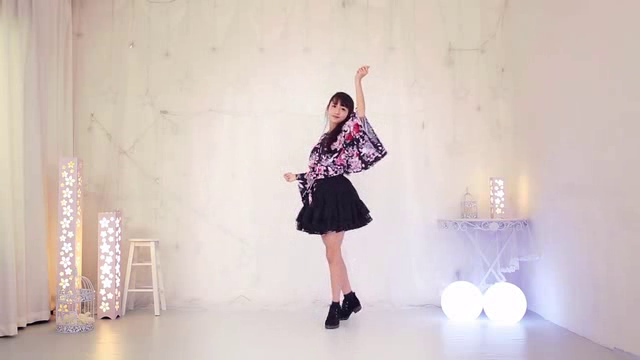
#> input picture frame 10 of assets/dancing.mp4, 640 x 360 px
$ python tutorial17.py   (older library calls are emulated)
#> lines starting #> are read from the running program, lines starting #| are printed output that depends on the picture; after the words box and inside, x2 and y2 are one past the last pixel; in counts of white or black regions, pixels touching at a corner belong together
# mean-shift目标检测，运动目标检测， 失败版本！！！！ 以后会逐渐完善，最终达到目的
import cv2 as cv
import numpy as np


def get_roi_hist(full_frame, x, y, w, h):
    # 确定头部的roi
    roi = full_frame[y:y + h, x:x + w]
    # 头部roi转hsv
    hsv_roi = cv.cvtColor(roi, cv.COLOR_BGR2HSV)
    # 创建头部的mask
    mask = cv.inRange(hsv_roi, np.array([0, 32, 48]), np.array([180, 255, 255]))  # 这个inRange区域待调整
    # 计算头部的直方图
    roi_hist = cv.calcHist([hsv_roi], [0], mask, [180], [0, 180])
    # 归一化头部直方图
    roi_hist = cv.normalize(roi_hist, roi_hist, 0, 255, cv.NORM_MINMAX)
    return roi_hist


def draw_tracking(roi_hist, x, y, w, h):
    mask = cv.calcBackProject([hsv], [0], roi_hist, [0, 180], 1)
    _, track_window = cv.meanShift(mask, (x, y, w, h), term_criteria)
    x, y, w, h = track_window
    cv.rectangle(frame, (x, y), (x + w, y + h), green, 1)
    # [5 lines of commented-out code are left out]
    pass


def nothing():
    pass


video = cv.VideoCapture("./assets/dancing.mp4")

# [7 lines of commented-out code are left out]

term_criteria = (cv.TERM_CRITERIA_EPS | cv.TERM_CRITERIA_COUNT, 10, 1)

green = (0, 255, 0)

# 获取第一帧
_, first_frame = video.read()
#> first_frame is the input picture: shape (360, 640, 3); mean B, G, R 194.9, 199, 213.1

# 显示第一帧图像
cv.imshow("first_frame", first_frame)
# 获取头部的区域
x_head, y_head, w_head, h_head = (302, 80, 36, 39)
roi_hist_head = get_roi_hist(first_frame, x_head, y_head, w_head, h_head)
#> in get_roi_hist, `hsv_roi = cv.cvtColor(roi, cv.COLOR_BGR2HSV)`: hsv_roi: shape (39, 36, 3); mean H, S, V 19.7, 26.9, 227.9
#> in get_roi_hist, `mask = cv.inRange(hsv_roi, np.array([0, 32, 48]), np.array([180, 255, ..`:
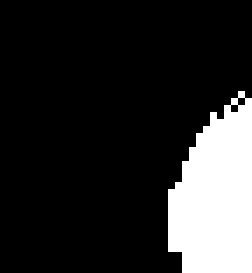
#> mask: shape (39, 36) (shown 7 times larger); 16.9% white; 1 white region, box (x1, y1, x2, y2) and area: (24, 13, 36, 39) 237
#> in get_roi_hist, `roi_hist = cv.calcHist([hsv_roi], [0], mask, [180], [0, 180])`: roi_hist = 180 values, max 35 at index 3, min 0 at index 7, mean 1.32
#> in get_roi_hist, `roi_hist = cv.normalize(roi_hist, roi_hist, 0, 255, cv.NORM_MINMAX)`: roi_hist = 180 values, max 255 at index 3, min 0 at index 7, mean 9.59
#> roi_hist_head has the same summary as roi_hist in get_roi_hist

# 获取上半身的区域
x_upper_body, y_upper_body, w_upper_body, h_upper_body = (295, 122, 54, 58)
roi_hist_upper_body = get_roi_hist(first_frame, x_upper_body, y_upper_body, w_upper_body, h_upper_body)
#> in get_roi_hist (call 2), `hsv_roi = cv.cvtColor(roi, cv.COLOR_BGR2HSV)`: hsv_roi: shape (58, 54, 3); mean H, S, V 109.6, 64.7, 165.4
#> in get_roi_hist (call 2), `mask = cv.inRange(hsv_roi, np.array([0, 32, 48]), np.array([180, 255, ..`: mask: shape (58, 54); 53.4% white; 51 black regions (47 under 20 px), largest, box (x1, y1, x2, y2) and area: (0, 0, 34, 55) 1107, (23, 52, 54, 58) 109, (34, 0, 50, 21) 96, (31, 22, 42, 41) 66
#> roi_hist_upper_body = 180 values, max 255 at index 162, min 0 at index 0, mean 20.06

# 获取下半身的区域
x_lower_body, y_lower_body, w_lower_body, h_lower_body = (270, 182, 87, 52)
roi_hist_lower_body = get_roi_hist(first_frame, x_lower_body, y_lower_body, w_lower_body, h_lower_body)
#> in get_roi_hist (call 3), `hsv_roi = cv.cvtColor(roi, cv.COLOR_BGR2HSV)`: hsv_roi: shape (52, 87, 3); mean H, S, V 99.6, 65.8, 118.2
#> in get_roi_hist (call 3), `mask = cv.inRange(hsv_roi, np.array([0, 32, 48]), np.array([180, 255, ..`: mask: shape (52, 87); 11.5% white in thin lines or dots, all inside (x1, y1, x2, y2) = (27, 0, 87, 52)
#> roi_hist_lower_body = 180 values, max 255 at index 129, min 0 at index 0, mean 6.96

# 获取左腿的区域
x_left_leg, y_left_leg, w_left_leg, h_left_leg = (306, 236, 19, 73)
roi_hist_left_leg = get_roi_hist(first_frame, x_left_leg, y_left_leg, w_left_leg, h_left_leg)
#> roi_hist_left_leg = 180 values, max 255 at index 179, min 0 at index 0, mean 3.19

# 获取左腿鞋子的区域
x_left_shoes, y_left_shoes, w_left_shoes, h_left_shoes = (299, 308, 20, 28)
roi_hist_left_shoes = get_roi_hist(first_frame, x_left_shoes, y_left_shoes, w_left_shoes, h_left_shoes)
#> in get_roi_hist (call 5), `hsv_roi = cv.cvtColor(roi, cv.COLOR_BGR2HSV)`: hsv_roi: shape (28, 20, 3); mean H, S, V 96.5, 11.9, 220.3
#> in get_roi_hist (call 5), `mask = cv.inRange(hsv_roi, np.array([0, 32, 48]), np.array([180, 255, ..`: mask: shape (28, 20); every value is 0
#> roi_hist_left_shoes = 180 values from 0 to 0

# 获取右腿的区域
x_right_leg, y_right_leg, w_right_leg, h_right_leg = (320, 240, 11, 64)
roi_hist_right_leg = get_roi_hist(first_frame, x_right_leg, y_right_leg, w_right_leg, h_right_leg)
#> roi_hist_right_leg = 180 values, max 255 at index 3, min 0 at index 6, mean 4.17

# 获取右腿鞋子的区域
x_right_shoes, y_right_shoes, w_right_shoes, h_right_shoes = (320, 299, 20, 30)
roi_hist_right_shoes = get_roi_hist(first_frame, x_right_shoes, y_right_shoes, w_right_shoes, h_right_shoes)
#> in get_roi_hist (call 7), `hsv_roi = cv.cvtColor(roi, cv.COLOR_BGR2HSV)`: hsv_roi: shape (30, 20, 3); mean H, S, V 140.9, 55.3, 125.7
#> in get_roi_hist (call 7), `mask = cv.inRange(hsv_roi, np.array([0, 32, 48]), np.array([180, 255, ..`: mask: shape (30, 20); 19.5% white; 9 white regions (7 under 20 px), largest, box (x1, y1, x2, y2) and area: (10, 0, 20, 11) 43, (5, 23, 19, 30) 36
#> roi_hist_right_shoes = 180 values, max 255 at index 145, min 0 at index 0, mean 6.91

# 获取左手的区域
x_left_hand, y_left_hand, w_left_hand, h_left_hand = (230, 144, 29, 18)
roi_hist_left_hand = get_roi_hist(first_frame, x_left_hand, y_left_hand, w_left_hand, h_left_hand)
#> roi_hist_left_hand = 180 values from 0 to 0

# 获取左手袖子的区域
x_left_sleeve, y_left_sleeve, w_left_sleeve, h_left_sleeve = (258, 148, 43, 40)
roi_hist_left_sleeve = get_roi_hist(first_frame, x_left_sleeve, y_left_sleeve, w_left_sleeve, h_left_sleeve)
#> in get_roi_hist (call 9), `hsv_roi = cv.cvtColor(roi, cv.COLOR_BGR2HSV)`: hsv_roi: shape (40, 43, 3); mean H, S, V 17.3, 18.5, 236.6
#> in get_roi_hist (call 9), `mask = cv.inRange(hsv_roi, np.array([0, 32, 48]), np.array([180, 255, ..`: mask: shape (40, 43); 7.7% white; 3 white regions (2 under 20 px), largest, box (x1, y1, x2, y2) and area: (26, 24, 43, 34) 125
#> roi_hist_left_sleeve = 180 values, max 255 at index 2, min 0 at index 7, mean 7.85

# 获取右手的区域
x_right_hand, y_right_hand, w_right_hand, h_right_hand = (380, 68, 16, 29)
roi_hist_right_hand = get_roi_hist(first_frame, x_right_hand, y_right_hand, w_right_hand, h_right_hand)
#> roi_hist_right_hand = 180 values from 0 to 0

# 获取右手袖子的区域
x_right_sleeve, y_right_sleeve, w_right_sleeve, h_right_sleeve = (353, 100, 37, 53)
roi_hist_right_sleeve = get_roi_hist(first_frame, x_right_sleeve, y_right_sleeve, w_right_sleeve, h_right_sleeve)
#> in get_roi_hist (call 11), `hsv_roi = cv.cvtColor(roi, cv.COLOR_BGR2HSV)`: hsv_roi: shape (53, 37, 3); mean H, S, V 84.8, 47.2, 196.3
#> in get_roi_hist (call 11), `mask = cv.inRange(hsv_roi, np.array([0, 32, 48]), np.array([180, 255, ..`:
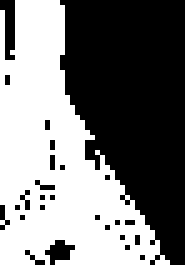
#> mask: shape (53, 37) (shown 5 times larger); 48.4% white; 1 white region, box (x1, y1, x2, y2) and area: (0, 0, 34, 53) 950
#> in get_roi_hist (call 11), `roi_hist = cv.calcHist([hsv_roi], [0], mask, [180], [0, 180])`: roi_hist = 180 values, max 74 at index 142, min 0 at index 5, mean 5.28
#> in get_roi_hist (call 11), `roi_hist = cv.normalize(roi_hist, roi_hist, 0, 255, cv.NORM_MINMAX)`: roi_hist = 180 values, max 255 at index 142, min 0 at index 5, mean 18.19
#> roi_hist_right_sleeve has the same summary as roi_hist in get_roi_hist

_, frame1 = video.read()
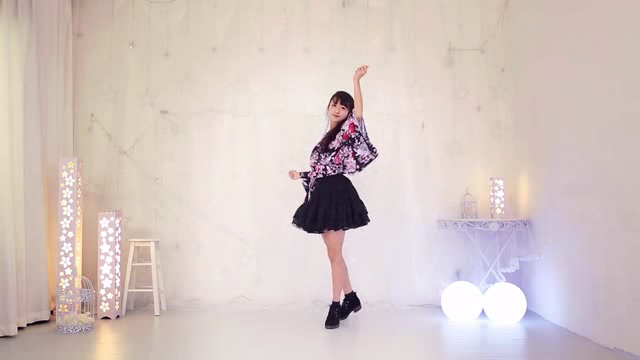
#> input picture frame 11 of assets/dancing.mp4, 640 x 360 px
#> frame1 is the input picture: shape (360, 640, 3); mean B, G, R 195.1, 199.3, 213.3
_, frame2 = video.read()
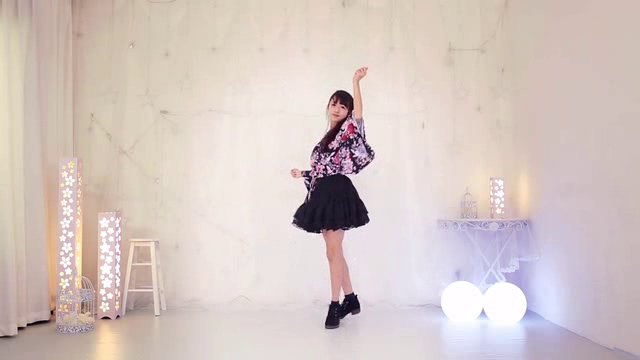
#> input picture frame 12 of assets/dancing.mp4, 640 x 360 px
#> frame2 is the input picture: shape (360, 640, 3); mean B, G, R 195.3, 199.5, 213.5

while True:
    # 获取视频每一帧
    _, frame = video.read()
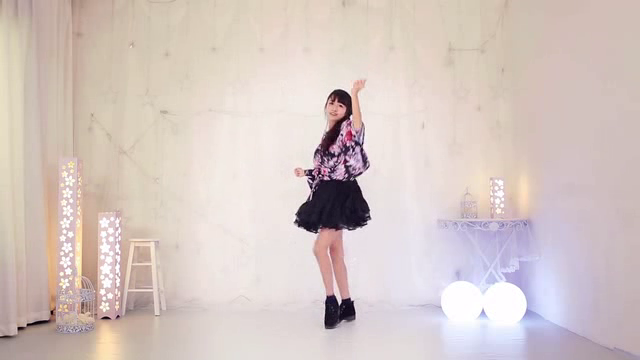
#> input picture frame 13 of assets/dancing.mp4, 640 x 360 px
#> frame is the input picture: shape (360, 640, 3); mean B, G, R 195.2, 199.4, 213.5

    if frame is None:
        break

    d = cv.absdiff(frame1, frame2)

    cv.imshow("d", d)

    gray = cv.cvtColor(d, cv.COLOR_BGR2GRAY)

    blur = cv.GaussianBlur(gray, (7, 7), 0)

    _, th = cv.threshold(blur, 20, 255, cv.THRESH_BINARY)
#> th: shape (360, 640); 1.6% white; 22 white regions (9 under 20 px), largest, box (x1, y1, x2, y2) and area: (328, 100, 379, 183) 2035, (288, 165, 323, 202) 538, (340, 290, 363, 322) 269

    dilated = cv.dilate(th, np.ones((3, 3), np.uint8), iterations=3)
#> dilated: shape (360, 640); 3.4% white; 10 white regions, largest, box (x1, y1, x2, y2) and area: (324, 86, 382, 186) 3489, (285, 146, 326, 205) 1210, (323, 286, 366, 325) 1137

    eroded = cv.erode(dilated, np.ones((3, 3), np.uint8), iterations=1)
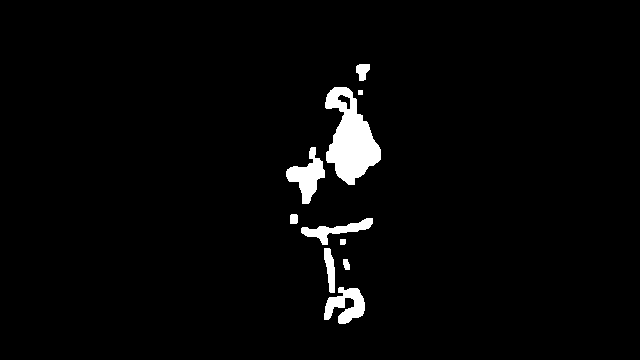
#> eroded: shape (360, 640); 2.8% white; 10 white regions

    img, c, h = cv.findContours(eroded, cv.RETR_TREE, cv.CHAIN_APPROX_SIMPLE)
#> c = 11 contours, 1 with area under 20; largest, box (x1, y1, x2, y2) and area: (325, 87, 381, 185) 3043, (286, 147, 325, 204) 919, (324, 287, 365, 324) 788, (301, 218, 373, 245) 584, (324, 248, 335, 293) 280; h = [[1, -1, -1, -1], [2, 0, -1, -1], [3, 1, -1, -1], [4, 2, -1, -1], [5, 3, -1, -1], [6, 4, -1, -1], [7, 5, -1, -1], [8, 6, -1, -1], [10, 7, 9, -1], [-1, -1, -1, 8], [-1, 8, -1, -1]]

    font = cv.FONT_HERSHEY_SIMPLEX

    # [5 lines of commented-out code are left out]
    cv.drawContours(frame1, c, -1, green, 2)
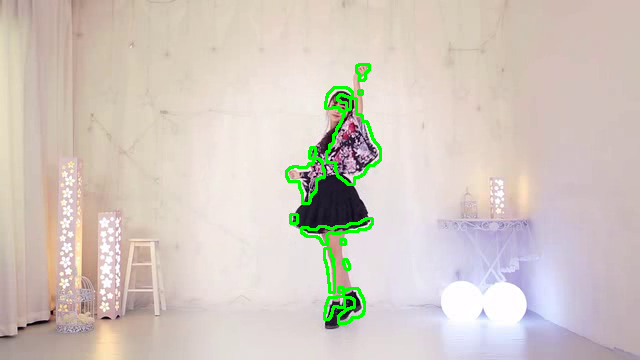
#> frame1: shape (360, 640, 3); 1.58% of pixels changed, all inside (x1, y1, x2, y2) = (285, 63, 382, 325)

    cv.imshow("inter", frame1)

    # [57 lines of commented-out code are left out]
    key = cv.waitKey(60) & 0xFF
#> (key Esc is pressed here)
    if key == 27:
        break

    frame1 = frame2
    _, frame2 = video.read()
    if frame2 is None:
        break

# 释放资源
video.release()
# 销毁窗体
cv.destroyAllWindows()

$ run again, starting later in the video
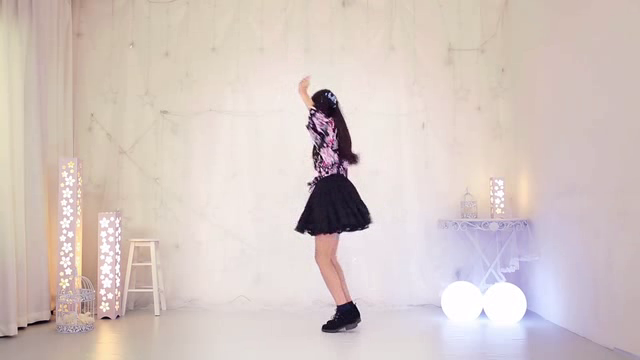
#> input picture frame 45 of assets/dancing.mp4, 640 x 360 px
#> first_frame is the input picture: shape (360, 640, 3); mean B, G, R 195.2, 199.5, 213.2
#> hsv_roi: shape (39, 36, 3); mean H, S, V 83.7, 64.5, 152.4
#> in get_roi_hist, `mask = cv.inRange(hsv_roi, np.array([0, 32, 48]), np.array([180, 255, ..`:
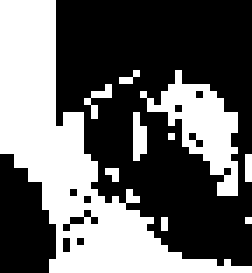
#> mask: shape (39, 36) (shown 7 times larger); 40% white; 10 white regions (8 under 20 px), largest, box (x1, y1, x2, y2) and area: (0, 0, 36, 39) 429, (20, 10, 34, 28) 101
#> in get_roi_hist, `roi_hist = cv.calcHist([hsv_roi], [0], mask, [180], [0, 180])`: roi_hist = 180 values, max 60 at index 8, min 0 at index 1, mean 3.12
#> in get_roi_hist, `roi_hist = cv.normalize(roi_hist, roi_hist, 0, 255, cv.NORM_MINMAX)`: roi_hist = 180 values, max 255 at index 8, min 0 at index 1, mean 13.27
#> roi_hist_head has the same summary as roi_hist in get_roi_hist
#> roi: shape (58, 54, 3)
#> hsv_roi: shape (58, 54, 3); mean H, S, V 113.5, 61.4, 158
#> mask: shape (58, 54); 53.6% white; 43 black regions (38 under 20 px), largest, box (x1, y1, x2, y2) and area: (0, 0, 23, 58) 1069, (25, 46, 54, 58) 124, (38, 14, 54, 38) 117, (17, 6, 30, 20) 33, (49, 0, 54, 9) 26
#> roi_hist_upper_body = 180 values, max 255 at index 153, min 0 at index 1, mean 18.87
#> roi: shape (52, 87, 3)
#> hsv_roi: shape (52, 87, 3); mean H, S, V 91, 61.3, 123.3
#> mask: shape (52, 87); 8.6% white in thin lines or dots, all inside (x1, y1, x2, y2) = (26, 0, 87, 52)
#> roi_hist_lower_body = 180 values, max 255 at index 129, min 0 at index 0, mean 4.19
#> roi_hist_left_leg = 180 values, max 255 at index 6, min 0 at index 10, mean 9.59
#> roi: shape (28, 20, 3)
#> hsv_roi: shape (28, 20, 3); mean H, S, V 75.7, 12.4, 222.1
#> mask: shape (28, 20); every value is 0
#> roi_hist_left_shoes = 180 values from 0 to 0
#> roi_hist_right_leg = 180 values, max 255 at index 6, min 0 at index 0, mean 4.89
#> roi: shape (30, 20, 3)
#> hsv_roi: shape (30, 20, 3); mean H, S, V 146.7, 44.8, 157
#> mask: shape (30, 20); 13.2% white; 8 white regions (7 under 20 px), largest, box (x1, y1, x2, y2) and area: (14, 0, 20, 19) 66
#> roi_hist_right_shoes = 180 values, max 255 at index 3, min 0 at index 0, mean 9.33
#> roi_hist_left_hand = 180 values from 0 to 0
#> roi: shape (40, 43, 3)
#> hsv_roi: shape (40, 43, 3); mean H, S, V 10.5, 14.8, 241
#> mask: shape (40, 43); every value is 0
#> roi: shape (53, 37, 3)
#> hsv_roi: shape (53, 37, 3); mean H, S, V 13.5, 14.5, 241.6
#> mask: shape (53, 37); every value is 0
#> th: shape (360, 640); 3.3% white; 1 white region, box (x1, y1, x2, y2) and area: (290, 77, 372, 335) 7524
#> dilated: shape (360, 640); 5% white; 1 white region, box (x1, y1, x2, y2) and area: (287, 74, 375, 338) 11618
#> eroded: shape (360, 640); 4.5% white; 1 white region
#> c = 4 contours; box (x1, y1, x2, y2) and area: (288, 75, 374, 337) 11736, (304, 176, 361, 222) 1606, (337, 301, 350, 317) 122, (326, 99, 335, 111) 63; h = [[-1, -1, 1, -1], [2, -1, -1, 0], [3, 1, -1, 0], [-1, 2, -1, 0]]
#> `cv.drawContours(frame1, c, -1, green, 2)`:
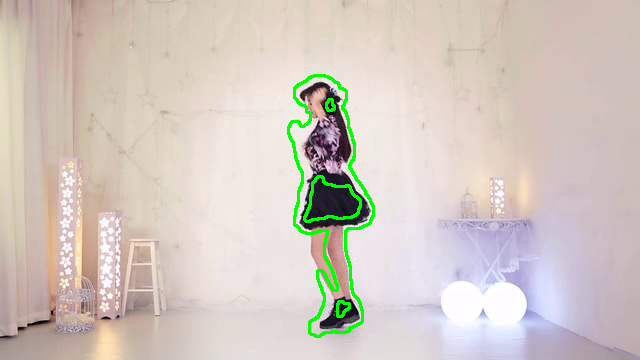
#> frame1: shape (360, 640, 3); mean B, G, R 192.8, 200.9, 210.8

$ run again, starting later in the video
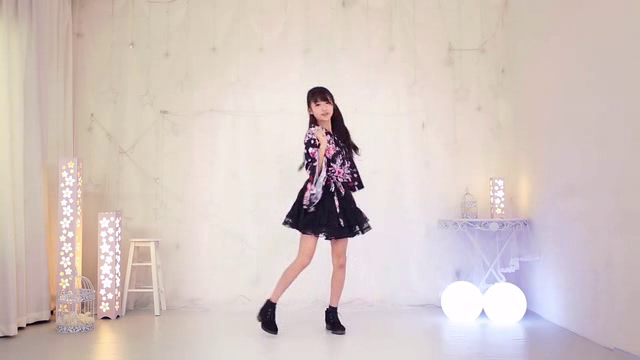
#> input picture frame 80 of assets/dancing.mp4, 640 x 360 px
#> first_frame is the input picture: shape (360, 640, 3); mean B, G, R 194.6, 198.8, 212.9
#> hsv_roi: shape (39, 36, 3); mean H, S, V 65.7, 61.8, 171.3
#> in get_roi_hist, `mask = cv.inRange(hsv_roi, np.array([0, 32, 48]), np.array([180, 255, ..`:
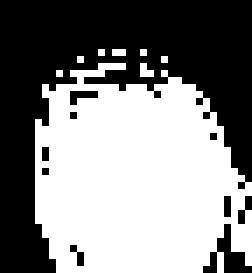
#> mask: shape (39, 36) (shown 7 times larger); 51.9% white; 10 black regions (8 under 20 px), largest, box (x1, y1, x2, y2) and area: (0, 0, 36, 39) 635, (29, 32, 36, 39) 20
#> in get_roi_hist, `roi_hist = cv.calcHist([hsv_roi], [0], mask, [180], [0, 180])`: roi_hist = 180 values, max 101 at index 3, min 0 at index 9, mean 4.05
#> in get_roi_hist, `roi_hist = cv.normalize(roi_hist, roi_hist, 0, 255, cv.NORM_MINMAX)`: roi_hist = 180 values, max 255 at index 3, min 0 at index 9, mean 10.23
#> roi_hist_head has the same summary as roi_hist in get_roi_hist
#> roi: shape (58, 54, 3)
#> hsv_roi: shape (58, 54, 3); mean H, S, V 115.7, 71.5, 152.5
#> mask: shape (58, 54); 61.6% white; 46 black regions (42 under 20 px), largest, box (x1, y1, x2, y2) and area: (0, 0, 18, 58) 674, (36, 0, 54, 31) 340, (25, 48, 31, 58) 41, (32, 34, 39, 46) 38
#> roi_hist_upper_body = 180 values, max 255 at index 155, min 0 at index 12, mean 29.09
#> roi: shape (52, 87, 3)
#> hsv_roi: shape (52, 87, 3); mean H, S, V 110.7, 71.9, 114
#> mask: shape (52, 87); 21% white; 40 white regions (34 under 20 px), largest, box (x1, y1, x2, y2) and area: (32, 0, 55, 30) 393, (57, 0, 87, 32) 265, (14, 26, 24, 46) 59, (46, 45, 64, 52) 57, (30, 48, 45, 52) 42, (69, 33, 74, 45) 28
#> roi_hist_lower_body = 180 values, max 255 at index 138, min 0 at index 1, mean 18.19
#> roi_hist_left_leg = 180 values, max 255 at index 1, min 0 at index 0, mean 7.68
#> roi: shape (28, 20, 3)
#> hsv_roi: shape (28, 20, 3); mean H, S, V 174.1, 11.8, 220
#> mask: shape (28, 20); every value is 0
#> roi_hist_left_shoes = 180 values from 0 to 0
#> roi_hist_right_leg = 180 values, max 255 at index 177, min 0 at index 0, mean 3.44
#> roi: shape (30, 20, 3)
#> hsv_roi: shape (30, 20, 3); mean H, S, V 139.4, 59.2, 132.6
#> mask: shape (30, 20); 25% white; 10 white regions (8 under 20 px), largest, box (x1, y1, x2, y2) and area: (7, 0, 20, 13) 98, (6, 25, 11, 30) 20
#> roi_hist_right_shoes = 180 values, max 255 at index 1, min 0 at index 0, mean 9.66
#> roi_hist_left_hand = 180 values from 0 to 0
#> roi: shape (40, 43, 3)
#> hsv_roi: shape (40, 43, 3); mean H, S, V 15.1, 14.4, 237.8
#> mask: shape (40, 43); 0.06% white in thin lines or dots, all inside (x1, y1, x2, y2) = (42, 20, 43, 21)
#> roi_hist_left_sleeve = 180 values, max 255 at index 6, min 0 at index 0, mean 1.42
#> roi_hist_right_hand = 180 values from 0 to 0
#> roi: shape (53, 37, 3)
#> hsv_roi: shape (53, 37, 3); mean H, S, V 15.6, 15, 237.6
#> mask: shape (53, 37); 1.1% white in thin lines or dots, all inside (x1, y1, x2, y2) = (0, 43, 5, 53)
#> roi_hist_right_sleeve = 180 values, max 255 at index 165, min 0 at index 1, mean 4.25
#> th: shape (360, 640); 4.5% white; 2 white regions, box (x1, y1, x2, y2) and area: (241, 86, 374, 340) 9842, (311, 301, 342, 335) 448
#> dilated: shape (360, 640); 7% white; 2 white regions, box (x1, y1, x2, y2) and area: (238, 83, 377, 343) 15066, (308, 298, 345, 338) 1071
#> eroded: shape (360, 640); 6.3% white; 2 white regions
#> c = 9 contours; largest, box (x1, y1, x2, y2) and area: (239, 84, 376, 342) 14784, (288, 189, 347, 238) 1384, (309, 299, 344, 337) 913, (321, 310, 333, 326) 114, (274, 265, 289, 285) 89; h = [[2, -1, 1, -1], [-1, -1, -1, 0], [-1, 0, 3, -1], [4, -1, -1, 2], [5, 3, -1, 2], [6, 4, -1, 2], [7, 5, -1, 2], [8, 6, -1, 2], [-1, 7, -1, 2]]
#> `cv.drawContours(frame1, c, -1, green, 2)`:
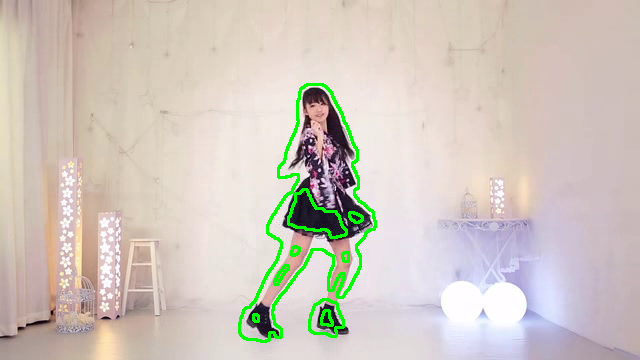
#> frame1: shape (360, 640, 3); mean B, G, R 190.6, 199.9, 208.6
